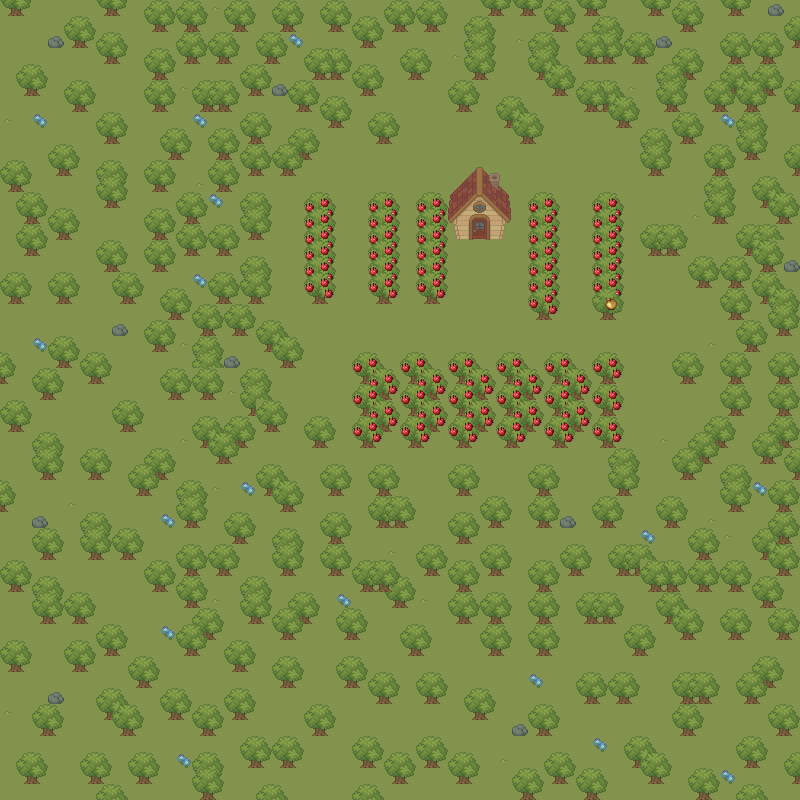

The image is a tile-based game level rendered from a .tmx file. Its description and source (layers, tilesets, objects; grid data summarised) follow:
An orthogonal 50x50 tile map with 16x16 px tiles, 9 tile layers (Tile Layer 1, Tile Layer 2, Tile Layer 3, Tile Layer 4, ...).

<map version="1.10" tiledversion="1.11.0" orientation="orthogonal" renderorder="right-down" width="50" height="50" tilewidth="16" tileheight="16" infinite="0" nextlayerid="16" nextobjectid="1">
 <tileset firstgid="1" name="free" tilewidth="16" tileheight="16" tilecount="130" columns="13">
  <image source="Tilesets/Tilesets/free.png" width="208" height="160" />
 </tileset>
 <layer id="1" name="Tile Layer 1" width="50" height="50">
  <data>[2500 cells, 2500 non-empty, 1 distinct tile ids]</data>
 </layer>
 <layer id="8" name="Tile Layer 2" width="50" height="50">
  <data>[2500 cells, 624 non-empty, 8 distinct tile ids]</data>
 </layer>
 <layer id="9" name="Tile Layer 3" width="50" height="50">
  <data>[2500 cells, 398 non-empty, 11 distinct tile ids]</data>
 </layer>
 <layer id="10" name="Tile Layer 4" width="50" height="50">
  <data>[2500 cells, 158 non-empty, 11 distinct tile ids]</data>
 </layer>
 <layer id="11" name="Tile Layer 5" width="50" height="50">
  <data>[2500 cells, 53 non-empty, 5 distinct tile ids]</data>
 </layer>
 <layer id="12" name="Tile Layer 6" width="50" height="50">
  <data>[2500 cells, 36 non-empty, 4 distinct tile ids]</data>
 </layer>
 <layer id="13" name="Tile Layer 7" width="50" height="50">
  <data>[2500 cells, 40 non-empty, 24 distinct tile ids]</data>
 </layer>
 <layer id="14" name="Tile Layer 8" width="50" height="50">
  <data>[2500 cells, 100 non-empty, 8 distinct tile ids]</data>
 </layer>
 <layer id="15" name="GoldenApple" width="50" height="50">
  <data>[2500 cells, 4 non-empty, 4 distinct tile ids]</data>
 </layer>
</map>